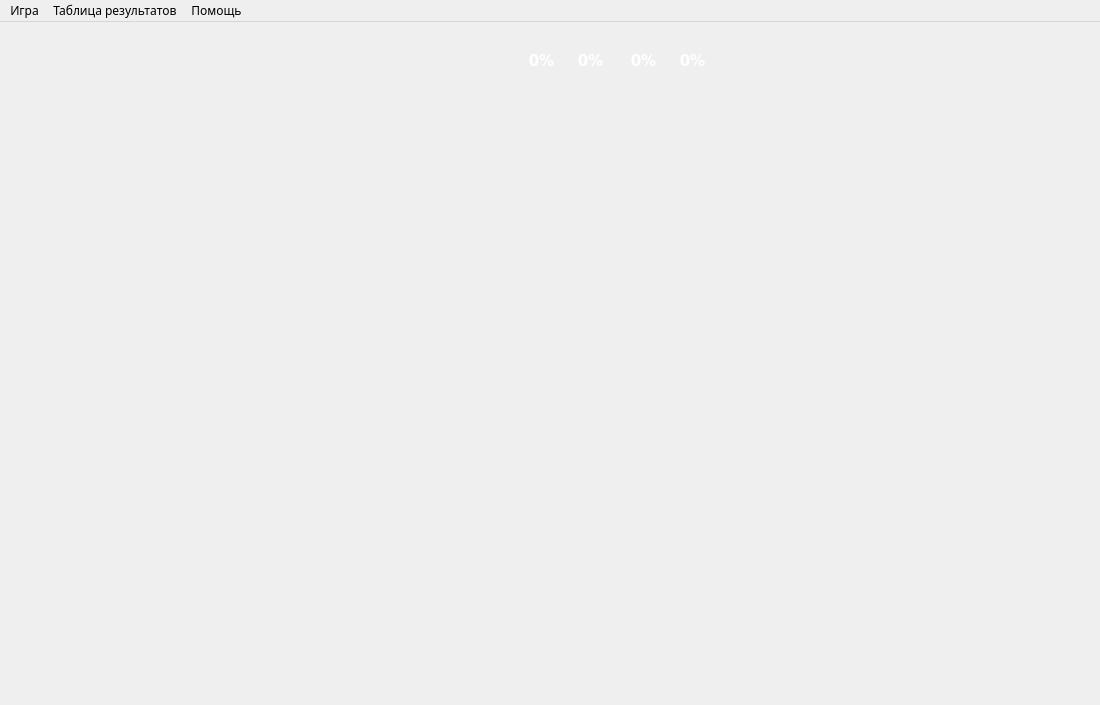
<?xml version="1.0" encoding="UTF-8"?>
<ui version="4.0">
 <class>MainWindow</class>
 <widget class="QMainWindow" name="MainWindow">
  <property name="geometry">
   <rect>
    <x>0</x>
    <y>0</y>
    <width>1100</width>
    <height>705</height>
   </rect>
  </property>
  <property name="font">
   <font>
    <family>PT Sans</family>
   </font>
  </property>
  <property name="windowTitle">
   <string>Кто хочет стать Миллионером?</string>
  </property>
  <widget class="QWidget" name="centralwidget">
   <widget class="QWidget" name="questionField" native="true">
    <property name="geometry">
     <rect>
      <x>0</x>
      <y>477</y>
      <width>1100</width>
      <height>201</height>
     </rect>
    </property>
    <widget class="QLabel" name="answer_B">
     <property name="geometry">
      <rect>
       <x>606</x>
       <y>100</y>
       <width>288</width>
       <height>40</height>
      </rect>
     </property>
     <property name="palette">
      <palette>
       <active>
        <colorrole role="WindowText">
         <brush brushstyle="SolidPattern">
          <color alpha="255">
           <red>255</red>
           <green>255</green>
           <blue>255</blue>
          </color>
         </brush>
        </colorrole>
       </active>
       <inactive>
        <colorrole role="WindowText">
         <brush brushstyle="SolidPattern">
          <color alpha="255">
           <red>255</red>
           <green>255</green>
           <blue>255</blue>
          </color>
         </brush>
        </colorrole>
       </inactive>
       <disabled>
        <colorrole role="WindowText">
         <brush brushstyle="SolidPattern">
          <color alpha="255">
           <red>120</red>
           <green>120</green>
           <blue>120</blue>
          </color>
         </brush>
        </colorrole>
       </disabled>
      </palette>
     </property>
     <property name="font">
      <font>
       <family>PT Sans</family>
       <pointsize>12</pointsize>
       <weight>50</weight>
       <bold>false</bold>
      </font>
     </property>
     <property name="cursor">
      <cursorShape>PointingHandCursor</cursorShape>
     </property>
     <property name="text">
      <string/>
     </property>
     <property name="alignment">
      <set>Qt::AlignLeading|Qt::AlignLeft|Qt::AlignVCenter</set>
     </property>
     <property name="wordWrap">
      <bool>true</bool>
     </property>
    </widget>
    <widget class="QLabel" name="answer_D">
     <property name="geometry">
      <rect>
       <x>606</x>
       <y>151</y>
       <width>288</width>
       <height>40</height>
      </rect>
     </property>
     <property name="palette">
      <palette>
       <active>
        <colorrole role="WindowText">
         <brush brushstyle="SolidPattern">
          <color alpha="255">
           <red>255</red>
           <green>255</green>
           <blue>255</blue>
          </color>
         </brush>
        </colorrole>
       </active>
       <inactive>
        <colorrole role="WindowText">
         <brush brushstyle="SolidPattern">
          <color alpha="255">
           <red>255</red>
           <green>255</green>
           <blue>255</blue>
          </color>
         </brush>
        </colorrole>
       </inactive>
       <disabled>
        <colorrole role="WindowText">
         <brush brushstyle="SolidPattern">
          <color alpha="255">
           <red>120</red>
           <green>120</green>
           <blue>120</blue>
          </color>
         </brush>
        </colorrole>
       </disabled>
      </palette>
     </property>
     <property name="font">
      <font>
       <family>PT Sans</family>
       <pointsize>12</pointsize>
       <weight>50</weight>
       <bold>false</bold>
      </font>
     </property>
     <property name="cursor">
      <cursorShape>PointingHandCursor</cursorShape>
     </property>
     <property name="text">
      <string/>
     </property>
     <property name="alignment">
      <set>Qt::AlignLeading|Qt::AlignLeft|Qt::AlignVCenter</set>
     </property>
     <property name="wordWrap">
      <bool>true</bool>
     </property>
    </widget>
    <widget class="QLabel" name="question">
     <property name="geometry">
      <rect>
       <x>194</x>
       <y>7</y>
       <width>720</width>
       <height>80</height>
      </rect>
     </property>
     <property name="palette">
      <palette>
       <active>
        <colorrole role="WindowText">
         <brush brushstyle="SolidPattern">
          <color alpha="255">
           <red>255</red>
           <green>255</green>
           <blue>255</blue>
          </color>
         </brush>
        </colorrole>
       </active>
       <inactive>
        <colorrole role="WindowText">
         <brush brushstyle="SolidPattern">
          <color alpha="255">
           <red>255</red>
           <green>255</green>
           <blue>255</blue>
          </color>
         </brush>
        </colorrole>
       </inactive>
       <disabled>
        <colorrole role="WindowText">
         <brush brushstyle="SolidPattern">
          <color alpha="255">
           <red>120</red>
           <green>120</green>
           <blue>120</blue>
          </color>
         </brush>
        </colorrole>
       </disabled>
      </palette>
     </property>
     <property name="font">
      <font>
       <family>PT Sans</family>
       <pointsize>13</pointsize>
       <weight>50</weight>
       <bold>false</bold>
      </font>
     </property>
     <property name="text">
      <string/>
     </property>
     <property name="alignment">
      <set>Qt::AlignCenter</set>
     </property>
     <property name="wordWrap">
      <bool>true</bool>
     </property>
    </widget>
    <widget class="QLabel" name="answer_A">
     <property name="geometry">
      <rect>
       <x>237</x>
       <y>100</y>
       <width>288</width>
       <height>40</height>
      </rect>
     </property>
     <property name="palette">
      <palette>
       <active>
        <colorrole role="WindowText">
         <brush brushstyle="SolidPattern">
          <color alpha="255">
           <red>255</red>
           <green>255</green>
           <blue>255</blue>
          </color>
         </brush>
        </colorrole>
       </active>
       <inactive>
        <colorrole role="WindowText">
         <brush brushstyle="SolidPattern">
          <color alpha="255">
           <red>255</red>
           <green>255</green>
           <blue>255</blue>
          </color>
         </brush>
        </colorrole>
       </inactive>
       <disabled>
        <colorrole role="WindowText">
         <brush brushstyle="SolidPattern">
          <color alpha="255">
           <red>120</red>
           <green>120</green>
           <blue>120</blue>
          </color>
         </brush>
        </colorrole>
       </disabled>
      </palette>
     </property>
     <property name="font">
      <font>
       <family>PT Sans</family>
       <pointsize>12</pointsize>
       <weight>50</weight>
       <bold>false</bold>
      </font>
     </property>
     <property name="cursor">
      <cursorShape>PointingHandCursor</cursorShape>
     </property>
     <property name="text">
      <string/>
     </property>
     <property name="alignment">
      <set>Qt::AlignLeading|Qt::AlignLeft|Qt::AlignVCenter</set>
     </property>
     <property name="wordWrap">
      <bool>true</bool>
     </property>
    </widget>
    <widget class="QLabel" name="current_state_q">
     <property name="geometry">
      <rect>
       <x>-20</x>
       <y>-28</y>
       <width>1142</width>
       <height>226</height>
      </rect>
     </property>
     <property name="text">
      <string/>
     </property>
     <property name="scaledContents">
      <bool>true</bool>
     </property>
    </widget>
    <widget class="QLabel" name="layout_q">
     <property name="geometry">
      <rect>
       <x>-20</x>
       <y>-28</y>
       <width>1142</width>
       <height>226</height>
      </rect>
     </property>
     <property name="text">
      <string/>
     </property>
     <property name="pixmap">
      <pixmap>../../images/question field/layout.png</pixmap>
     </property>
     <property name="scaledContents">
      <bool>true</bool>
     </property>
    </widget>
    <widget class="QLabel" name="answer_C">
     <property name="geometry">
      <rect>
       <x>237</x>
       <y>151</y>
       <width>288</width>
       <height>40</height>
      </rect>
     </property>
     <property name="palette">
      <palette>
       <active>
        <colorrole role="WindowText">
         <brush brushstyle="SolidPattern">
          <color alpha="255">
           <red>255</red>
           <green>255</green>
           <blue>255</blue>
          </color>
         </brush>
        </colorrole>
       </active>
       <inactive>
        <colorrole role="WindowText">
         <brush brushstyle="SolidPattern">
          <color alpha="255">
           <red>255</red>
           <green>255</green>
           <blue>255</blue>
          </color>
         </brush>
        </colorrole>
       </inactive>
       <disabled>
        <colorrole role="WindowText">
         <brush brushstyle="SolidPattern">
          <color alpha="255">
           <red>120</red>
           <green>120</green>
           <blue>120</blue>
          </color>
         </brush>
        </colorrole>
       </disabled>
      </palette>
     </property>
     <property name="font">
      <font>
       <family>PT Sans</family>
       <pointsize>12</pointsize>
       <weight>50</weight>
       <bold>false</bold>
      </font>
     </property>
     <property name="cursor">
      <cursorShape>PointingHandCursor</cursorShape>
     </property>
     <property name="text">
      <string/>
     </property>
     <property name="alignment">
      <set>Qt::AlignLeading|Qt::AlignLeft|Qt::AlignVCenter</set>
     </property>
     <property name="wordWrap">
      <bool>true</bool>
     </property>
    </widget>
    <widget class="QLabel" name="current_state_q_2">
     <property name="geometry">
      <rect>
       <x>-20</x>
       <y>-28</y>
       <width>1142</width>
       <height>226</height>
      </rect>
     </property>
     <property name="text">
      <string/>
     </property>
     <property name="scaledContents">
      <bool>true</bool>
     </property>
    </widget>
    <widget class="QLabel" name="current_state_q_3">
     <property name="geometry">
      <rect>
       <x>-20</x>
       <y>-28</y>
       <width>1142</width>
       <height>226</height>
      </rect>
     </property>
     <property name="text">
      <string/>
     </property>
     <property name="scaledContents">
      <bool>true</bool>
     </property>
    </widget>
    <widget class="QLabel" name="amount_q">
     <property name="geometry">
      <rect>
       <x>127</x>
       <y>62</y>
       <width>850</width>
       <height>81</height>
      </rect>
     </property>
     <property name="palette">
      <palette>
       <active>
        <colorrole role="WindowText">
         <brush brushstyle="SolidPattern">
          <color alpha="255">
           <red>255</red>
           <green>255</green>
           <blue>255</blue>
          </color>
         </brush>
        </colorrole>
        <colorrole role="Button">
         <brush brushstyle="SolidPattern">
          <color alpha="255">
           <red>255</red>
           <green>255</green>
           <blue>255</blue>
          </color>
         </brush>
        </colorrole>
        <colorrole role="Light">
         <brush brushstyle="SolidPattern">
          <color alpha="255">
           <red>255</red>
           <green>255</green>
           <blue>255</blue>
          </color>
         </brush>
        </colorrole>
        <colorrole role="Midlight">
         <brush brushstyle="SolidPattern">
          <color alpha="255">
           <red>255</red>
           <green>255</green>
           <blue>255</blue>
          </color>
         </brush>
        </colorrole>
        <colorrole role="Dark">
         <brush brushstyle="SolidPattern">
          <color alpha="255">
           <red>127</red>
           <green>127</green>
           <blue>127</blue>
          </color>
         </brush>
        </colorrole>
        <colorrole role="Mid">
         <brush brushstyle="SolidPattern">
          <color alpha="255">
           <red>170</red>
           <green>170</green>
           <blue>170</blue>
          </color>
         </brush>
        </colorrole>
        <colorrole role="Text">
         <brush brushstyle="SolidPattern">
          <color alpha="255">
           <red>255</red>
           <green>255</green>
           <blue>255</blue>
          </color>
         </brush>
        </colorrole>
        <colorrole role="BrightText">
         <brush brushstyle="SolidPattern">
          <color alpha="255">
           <red>255</red>
           <green>255</green>
           <blue>255</blue>
          </color>
         </brush>
        </colorrole>
        <colorrole role="ButtonText">
         <brush brushstyle="SolidPattern">
          <color alpha="255">
           <red>0</red>
           <green>0</green>
           <blue>0</blue>
          </color>
         </brush>
        </colorrole>
        <colorrole role="Base">
         <brush brushstyle="SolidPattern">
          <color alpha="255">
           <red>255</red>
           <green>255</green>
           <blue>255</blue>
          </color>
         </brush>
        </colorrole>
        <colorrole role="Window">
         <brush brushstyle="SolidPattern">
          <color alpha="255">
           <red>255</red>
           <green>255</green>
           <blue>255</blue>
          </color>
         </brush>
        </colorrole>
        <colorrole role="Shadow">
         <brush brushstyle="SolidPattern">
          <color alpha="255">
           <red>0</red>
           <green>0</green>
           <blue>0</blue>
          </color>
         </brush>
        </colorrole>
        <colorrole role="AlternateBase">
         <brush brushstyle="SolidPattern">
          <color alpha="255">
           <red>255</red>
           <green>255</green>
           <blue>255</blue>
          </color>
         </brush>
        </colorrole>
        <colorrole role="ToolTipBase">
         <brush brushstyle="SolidPattern">
          <color alpha="255">
           <red>255</red>
           <green>255</green>
           <blue>220</blue>
          </color>
         </brush>
        </colorrole>
        <colorrole role="ToolTipText">
         <brush brushstyle="SolidPattern">
          <color alpha="255">
           <red>0</red>
           <green>0</green>
           <blue>0</blue>
          </color>
         </brush>
        </colorrole>
        <colorrole role="PlaceholderText">
         <brush brushstyle="NoBrush">
          <color alpha="128">
           <red>255</red>
           <green>255</green>
           <blue>255</blue>
          </color>
         </brush>
        </colorrole>
       </active>
       <inactive>
        <colorrole role="WindowText">
         <brush brushstyle="SolidPattern">
          <color alpha="255">
           <red>255</red>
           <green>255</green>
           <blue>255</blue>
          </color>
         </brush>
        </colorrole>
        <colorrole role="Button">
         <brush brushstyle="SolidPattern">
          <color alpha="255">
           <red>255</red>
           <green>255</green>
           <blue>255</blue>
          </color>
         </brush>
        </colorrole>
        <colorrole role="Light">
         <brush brushstyle="SolidPattern">
          <color alpha="255">
           <red>255</red>
           <green>255</green>
           <blue>255</blue>
          </color>
         </brush>
        </colorrole>
        <colorrole role="Midlight">
         <brush brushstyle="SolidPattern">
          <color alpha="255">
           <red>255</red>
           <green>255</green>
           <blue>255</blue>
          </color>
         </brush>
        </colorrole>
        <colorrole role="Dark">
         <brush brushstyle="SolidPattern">
          <color alpha="255">
           <red>127</red>
           <green>127</green>
           <blue>127</blue>
          </color>
         </brush>
        </colorrole>
        <colorrole role="Mid">
         <brush brushstyle="SolidPattern">
          <color alpha="255">
           <red>170</red>
           <green>170</green>
           <blue>170</blue>
          </color>
         </brush>
        </colorrole>
        <colorrole role="Text">
         <brush brushstyle="SolidPattern">
          <color alpha="255">
           <red>255</red>
           <green>255</green>
           <blue>255</blue>
          </color>
         </brush>
        </colorrole>
        <colorrole role="BrightText">
         <brush brushstyle="SolidPattern">
          <color alpha="255">
           <red>255</red>
           <green>255</green>
           <blue>255</blue>
          </color>
         </brush>
        </colorrole>
        <colorrole role="ButtonText">
         <brush brushstyle="SolidPattern">
          <color alpha="255">
           <red>0</red>
           <green>0</green>
           <blue>0</blue>
          </color>
         </brush>
        </colorrole>
        <colorrole role="Base">
         <brush brushstyle="SolidPattern">
          <color alpha="255">
           <red>255</red>
           <green>255</green>
           <blue>255</blue>
          </color>
         </brush>
        </colorrole>
        <colorrole role="Window">
         <brush brushstyle="SolidPattern">
          <color alpha="255">
           <red>255</red>
           <green>255</green>
           <blue>255</blue>
          </color>
         </brush>
        </colorrole>
        <colorrole role="Shadow">
         <brush brushstyle="SolidPattern">
          <color alpha="255">
           <red>0</red>
           <green>0</green>
           <blue>0</blue>
          </color>
         </brush>
        </colorrole>
        <colorrole role="AlternateBase">
         <brush brushstyle="SolidPattern">
          <color alpha="255">
           <red>255</red>
           <green>255</green>
           <blue>255</blue>
          </color>
         </brush>
        </colorrole>
        <colorrole role="ToolTipBase">
         <brush brushstyle="SolidPattern">
          <color alpha="255">
           <red>255</red>
           <green>255</green>
           <blue>220</blue>
          </color>
         </brush>
        </colorrole>
        <colorrole role="ToolTipText">
         <brush brushstyle="SolidPattern">
          <color alpha="255">
           <red>0</red>
           <green>0</green>
           <blue>0</blue>
          </color>
         </brush>
        </colorrole>
        <colorrole role="PlaceholderText">
         <brush brushstyle="NoBrush">
          <color alpha="128">
           <red>255</red>
           <green>255</green>
           <blue>255</blue>
          </color>
         </brush>
        </colorrole>
       </inactive>
       <disabled>
        <colorrole role="WindowText">
         <brush brushstyle="SolidPattern">
          <color alpha="255">
           <red>127</red>
           <green>127</green>
           <blue>127</blue>
          </color>
         </brush>
        </colorrole>
        <colorrole role="Button">
         <brush brushstyle="SolidPattern">
          <color alpha="255">
           <red>255</red>
           <green>255</green>
           <blue>255</blue>
          </color>
         </brush>
        </colorrole>
        <colorrole role="Light">
         <brush brushstyle="SolidPattern">
          <color alpha="255">
           <red>255</red>
           <green>255</green>
           <blue>255</blue>
          </color>
         </brush>
        </colorrole>
        <colorrole role="Midlight">
         <brush brushstyle="SolidPattern">
          <color alpha="255">
           <red>255</red>
           <green>255</green>
           <blue>255</blue>
          </color>
         </brush>
        </colorrole>
        <colorrole role="Dark">
         <brush brushstyle="SolidPattern">
          <color alpha="255">
           <red>127</red>
           <green>127</green>
           <blue>127</blue>
          </color>
         </brush>
        </colorrole>
        <colorrole role="Mid">
         <brush brushstyle="SolidPattern">
          <color alpha="255">
           <red>170</red>
           <green>170</green>
           <blue>170</blue>
          </color>
         </brush>
        </colorrole>
        <colorrole role="Text">
         <brush brushstyle="SolidPattern">
          <color alpha="255">
           <red>127</red>
           <green>127</green>
           <blue>127</blue>
          </color>
         </brush>
        </colorrole>
        <colorrole role="BrightText">
         <brush brushstyle="SolidPattern">
          <color alpha="255">
           <red>255</red>
           <green>255</green>
           <blue>255</blue>
          </color>
         </brush>
        </colorrole>
        <colorrole role="ButtonText">
         <brush brushstyle="SolidPattern">
          <color alpha="255">
           <red>127</red>
           <green>127</green>
           <blue>127</blue>
          </color>
         </brush>
        </colorrole>
        <colorrole role="Base">
         <brush brushstyle="SolidPattern">
          <color alpha="255">
           <red>255</red>
           <green>255</green>
           <blue>255</blue>
          </color>
         </brush>
        </colorrole>
        <colorrole role="Window">
         <brush brushstyle="SolidPattern">
          <color alpha="255">
           <red>255</red>
           <green>255</green>
           <blue>255</blue>
          </color>
         </brush>
        </colorrole>
        <colorrole role="Shadow">
         <brush brushstyle="SolidPattern">
          <color alpha="255">
           <red>0</red>
           <green>0</green>
           <blue>0</blue>
          </color>
         </brush>
        </colorrole>
        <colorrole role="AlternateBase">
         <brush brushstyle="SolidPattern">
          <color alpha="255">
           <red>255</red>
           <green>255</green>
           <blue>255</blue>
          </color>
         </brush>
        </colorrole>
        <colorrole role="ToolTipBase">
         <brush brushstyle="SolidPattern">
          <color alpha="255">
           <red>255</red>
           <green>255</green>
           <blue>220</blue>
          </color>
         </brush>
        </colorrole>
        <colorrole role="ToolTipText">
         <brush brushstyle="SolidPattern">
          <color alpha="255">
           <red>0</red>
           <green>0</green>
           <blue>0</blue>
          </color>
         </brush>
        </colorrole>
        <colorrole role="PlaceholderText">
         <brush brushstyle="NoBrush">
          <color alpha="128">
           <red>255</red>
           <green>255</green>
           <blue>255</blue>
          </color>
         </brush>
        </colorrole>
       </disabled>
      </palette>
     </property>
     <property name="font">
      <font>
       <family>PT Sans</family>
       <pointsize>33</pointsize>
       <weight>50</weight>
       <bold>false</bold>
       <underline>false</underline>
       <kerning>true</kerning>
      </font>
     </property>
     <property name="text">
      <string/>
     </property>
     <property name="alignment">
      <set>Qt::AlignCenter</set>
     </property>
    </widget>
    <widget class="QLabel" name="double_dip">
     <property name="geometry">
      <rect>
       <x>519</x>
       <y>126</y>
       <width>66</width>
       <height>40</height>
      </rect>
     </property>
     <property name="text">
      <string/>
     </property>
     <property name="pixmap">
      <pixmap>../images/double-dip.png</pixmap>
     </property>
     <property name="scaledContents">
      <bool>true</bool>
     </property>
    </widget>
    <zorder>layout_q</zorder>
    <zorder>amount_q</zorder>
    <zorder>current_state_q</zorder>
    <zorder>current_state_q_2</zorder>
    <zorder>current_state_q_3</zorder>
    <zorder>question</zorder>
    <zorder>answer_A</zorder>
    <zorder>answer_B</zorder>
    <zorder>answer_C</zorder>
    <zorder>answer_D</zorder>
    <zorder>double_dip</zorder>
   </widget>
   <widget class="QWidget" name="layoutWidget">
    <property name="geometry">
     <rect>
      <x>0</x>
      <y>0</y>
      <width>1101</width>
      <height>491</height>
     </rect>
    </property>
    <layout class="QHBoxLayout" name="horizontalLayout" stretch="101,50">
     <item>
      <spacer name="horizontalSpacer">
       <property name="orientation">
        <enum>Qt::Horizontal</enum>
       </property>
       <property name="sizeHint" stdset="0">
        <size>
         <width>40</width>
         <height>20</height>
        </size>
       </property>
      </spacer>
     </item>
     <item>
      <widget class="QWidget" name="moneyTree" native="true">
       <widget class="QLabel" name="layout_t">
        <property name="geometry">
         <rect>
          <x>0</x>
          <y>0</y>
          <width>411</width>
          <height>480</height>
         </rect>
        </property>
        <property name="text">
         <string/>
        </property>
        <property name="pixmap">
         <pixmap>../../images/money tree/layout.png</pixmap>
        </property>
        <property name="scaledContents">
         <bool>true</bool>
        </property>
       </widget>
       <widget class="QLabel" name="current_state_t">
        <property name="geometry">
         <rect>
          <x>0</x>
          <y>0</y>
          <width>411</width>
          <height>480</height>
         </rect>
        </property>
        <property name="text">
         <string/>
        </property>
        <property name="scaledContents">
         <bool>true</bool>
        </property>
       </widget>
       <widget class="QLabel" name="lost_change">
        <property name="geometry">
         <rect>
          <x>0</x>
          <y>0</y>
          <width>411</width>
          <height>480</height>
         </rect>
        </property>
        <property name="text">
         <string/>
        </property>
        <property name="pixmap">
         <pixmap>../images/money tree/lost_change.png</pixmap>
        </property>
        <property name="scaledContents">
         <bool>true</bool>
        </property>
       </widget>
       <widget class="QLabel" name="lost_5050">
        <property name="geometry">
         <rect>
          <x>0</x>
          <y>0</y>
          <width>411</width>
          <height>480</height>
         </rect>
        </property>
        <property name="text">
         <string/>
        </property>
        <property name="pixmap">
         <pixmap>../images/money tree/lost_5050.png</pixmap>
        </property>
        <property name="scaledContents">
         <bool>true</bool>
        </property>
       </widget>
       <widget class="QLabel" name="lost_x2">
        <property name="geometry">
         <rect>
          <x>0</x>
          <y>0</y>
          <width>411</width>
          <height>480</height>
         </rect>
        </property>
        <property name="text">
         <string/>
        </property>
        <property name="pixmap">
         <pixmap>../images/money tree/lost_x2.png</pixmap>
        </property>
        <property name="scaledContents">
         <bool>true</bool>
        </property>
       </widget>
      </widget>
     </item>
    </layout>
   </widget>
   <widget class="QLabel" name="background">
    <property name="geometry">
     <rect>
      <x>0</x>
      <y>0</y>
      <width>1100</width>
      <height>680</height>
     </rect>
    </property>
    <property name="text">
     <string/>
    </property>
    <property name="pixmap">
     <pixmap>../../images/background7.jpg</pixmap>
    </property>
    <property name="scaledContents">
     <bool>true</bool>
    </property>
   </widget>
   <widget class="QLabel" name="timer_view">
    <property name="geometry">
     <rect>
      <x>215</x>
      <y>419</y>
      <width>678</width>
      <height>64</height>
     </rect>
    </property>
    <property name="text">
     <string/>
    </property>
    <property name="pixmap">
     <pixmap>../../images/timer/15.png</pixmap>
    </property>
    <property name="scaledContents">
     <bool>true</bool>
    </property>
    <property name="alignment">
     <set>Qt::AlignCenter</set>
    </property>
   </widget>
   <widget class="QLabel" name="timer_text">
    <property name="geometry">
     <rect>
      <x>509</x>
      <y>443</y>
      <width>89</width>
      <height>40</height>
     </rect>
    </property>
    <property name="palette">
     <palette>
      <active>
       <colorrole role="WindowText">
        <brush brushstyle="SolidPattern">
         <color alpha="255">
          <red>255</red>
          <green>255</green>
          <blue>255</blue>
         </color>
        </brush>
       </colorrole>
      </active>
      <inactive>
       <colorrole role="WindowText">
        <brush brushstyle="SolidPattern">
         <color alpha="255">
          <red>255</red>
          <green>255</green>
          <blue>255</blue>
         </color>
        </brush>
       </colorrole>
      </inactive>
      <disabled>
       <colorrole role="WindowText">
        <brush brushstyle="SolidPattern">
         <color alpha="255">
          <red>120</red>
          <green>120</green>
          <blue>120</blue>
         </color>
        </brush>
       </colorrole>
      </disabled>
     </palette>
    </property>
    <property name="font">
     <font>
      <family>ITC Conduit Cyrillic</family>
      <pointsize>27</pointsize>
      <weight>75</weight>
      <bold>true</bold>
     </font>
    </property>
    <property name="text">
     <string/>
    </property>
    <property name="alignment">
     <set>Qt::AlignCenter</set>
    </property>
   </widget>
   <widget class="QLabel" name="ata_layout">
    <property name="geometry">
     <rect>
      <x>503</x>
      <y>15</y>
      <width>226</width>
      <height>331</height>
     </rect>
    </property>
    <property name="text">
     <string/>
    </property>
    <property name="pixmap">
     <pixmap>../../images/ata.png</pixmap>
    </property>
    <property name="scaledContents">
     <bool>true</bool>
    </property>
   </widget>
   <widget class="QLabel" name="ata_a_prcnt">
    <property name="geometry">
     <rect>
      <x>517</x>
      <y>28</y>
      <width>49</width>
      <height>22</height>
     </rect>
    </property>
    <property name="font">
     <font>
      <family>Verdana</family>
      <pointsize>11</pointsize>
      <weight>75</weight>
      <bold>true</bold>
     </font>
    </property>
    <property name="styleSheet">
     <string notr="true">color: rgb(255, 255, 255);</string>
    </property>
    <property name="text">
     <string>0%</string>
    </property>
    <property name="alignment">
     <set>Qt::AlignCenter</set>
    </property>
   </widget>
   <widget class="QLabel" name="ata_b_prcnt">
    <property name="geometry">
     <rect>
      <x>566</x>
      <y>28</y>
      <width>49</width>
      <height>22</height>
     </rect>
    </property>
    <property name="font">
     <font>
      <family>Verdana</family>
      <pointsize>11</pointsize>
      <weight>75</weight>
      <bold>true</bold>
     </font>
    </property>
    <property name="styleSheet">
     <string notr="true">color: rgb(255, 255, 255);</string>
    </property>
    <property name="text">
     <string>0%</string>
    </property>
    <property name="alignment">
     <set>Qt::AlignCenter</set>
    </property>
   </widget>
   <widget class="QLabel" name="ata_c_prcnt">
    <property name="geometry">
     <rect>
      <x>619</x>
      <y>28</y>
      <width>49</width>
      <height>22</height>
     </rect>
    </property>
    <property name="font">
     <font>
      <family>Verdana</family>
      <pointsize>11</pointsize>
      <weight>75</weight>
      <bold>true</bold>
     </font>
    </property>
    <property name="styleSheet">
     <string notr="true">color: rgb(255, 255, 255);</string>
    </property>
    <property name="text">
     <string>0%</string>
    </property>
    <property name="alignment">
     <set>Qt::AlignCenter</set>
    </property>
   </widget>
   <widget class="QLabel" name="ata_d_prcnt">
    <property name="geometry">
     <rect>
      <x>668</x>
      <y>28</y>
      <width>49</width>
      <height>22</height>
     </rect>
    </property>
    <property name="font">
     <font>
      <family>Verdana</family>
      <pointsize>11</pointsize>
      <weight>75</weight>
      <bold>true</bold>
     </font>
    </property>
    <property name="styleSheet">
     <string notr="true">color: rgb(255, 255, 255);</string>
    </property>
    <property name="text">
     <string>0%</string>
    </property>
    <property name="alignment">
     <set>Qt::AlignCenter</set>
    </property>
   </widget>
   <widget class="QWidget" name="verticalLayoutWidget">
    <property name="geometry">
     <rect>
      <x>526</x>
      <y>49</y>
      <width>31</width>
      <height>182</height>
     </rect>
    </property>
    <layout class="QVBoxLayout" name="ata_a">
     <property name="spacing">
      <number>0</number>
     </property>
     <item>
      <spacer name="verticalSpacer">
       <property name="orientation">
        <enum>Qt::Vertical</enum>
       </property>
       <property name="sizeHint" stdset="0">
        <size>
         <width>20</width>
         <height>40</height>
        </size>
       </property>
      </spacer>
     </item>
     <item>
      <widget class="QLabel" name="ata_a_score">
       <property name="enabled">
        <bool>true</bool>
       </property>
       <property name="sizePolicy">
        <sizepolicy hsizetype="Fixed" vsizetype="Fixed">
         <horstretch>0</horstretch>
         <verstretch>0</verstretch>
        </sizepolicy>
       </property>
       <property name="maximumSize">
        <size>
         <width>29</width>
         <height>180</height>
        </size>
       </property>
       <property name="text">
        <string/>
       </property>
       <property name="pixmap">
        <pixmap>../../images/ata_score.png</pixmap>
       </property>
       <property name="scaledContents">
        <bool>true</bool>
       </property>
      </widget>
     </item>
    </layout>
   </widget>
   <widget class="QWidget" name="verticalLayoutWidget_2">
    <property name="geometry">
     <rect>
      <x>575</x>
      <y>49</y>
      <width>31</width>
      <height>182</height>
     </rect>
    </property>
    <layout class="QVBoxLayout" name="ata_b">
     <property name="spacing">
      <number>0</number>
     </property>
     <item>
      <spacer name="verticalSpacer_2">
       <property name="orientation">
        <enum>Qt::Vertical</enum>
       </property>
       <property name="sizeHint" stdset="0">
        <size>
         <width>20</width>
         <height>40</height>
        </size>
       </property>
      </spacer>
     </item>
     <item>
      <widget class="QLabel" name="ata_b_score">
       <property name="enabled">
        <bool>true</bool>
       </property>
       <property name="sizePolicy">
        <sizepolicy hsizetype="Fixed" vsizetype="Fixed">
         <horstretch>0</horstretch>
         <verstretch>0</verstretch>
        </sizepolicy>
       </property>
       <property name="maximumSize">
        <size>
         <width>29</width>
         <height>180</height>
        </size>
       </property>
       <property name="text">
        <string/>
       </property>
       <property name="pixmap">
        <pixmap>../../images/ata_score.png</pixmap>
       </property>
       <property name="scaledContents">
        <bool>true</bool>
       </property>
      </widget>
     </item>
    </layout>
   </widget>
   <widget class="QWidget" name="verticalLayoutWidget_3">
    <property name="geometry">
     <rect>
      <x>628</x>
      <y>49</y>
      <width>31</width>
      <height>182</height>
     </rect>
    </property>
    <layout class="QVBoxLayout" name="ata_c">
     <property name="spacing">
      <number>0</number>
     </property>
     <item>
      <spacer name="verticalSpacer_3">
       <property name="orientation">
        <enum>Qt::Vertical</enum>
       </property>
       <property name="sizeHint" stdset="0">
        <size>
         <width>20</width>
         <height>40</height>
        </size>
       </property>
      </spacer>
     </item>
     <item>
      <widget class="QLabel" name="ata_c_score">
       <property name="enabled">
        <bool>true</bool>
       </property>
       <property name="sizePolicy">
        <sizepolicy hsizetype="Fixed" vsizetype="Fixed">
         <horstretch>0</horstretch>
         <verstretch>0</verstretch>
        </sizepolicy>
       </property>
       <property name="maximumSize">
        <size>
         <width>29</width>
         <height>180</height>
        </size>
       </property>
       <property name="text">
        <string/>
       </property>
       <property name="pixmap">
        <pixmap>../../images/ata_score.png</pixmap>
       </property>
       <property name="scaledContents">
        <bool>true</bool>
       </property>
      </widget>
     </item>
    </layout>
   </widget>
   <widget class="QWidget" name="verticalLayoutWidget_4">
    <property name="geometry">
     <rect>
      <x>677</x>
      <y>49</y>
      <width>30</width>
      <height>182</height>
     </rect>
    </property>
    <layout class="QVBoxLayout" name="ata_d">
     <property name="spacing">
      <number>0</number>
     </property>
     <item>
      <spacer name="verticalSpacer_4">
       <property name="orientation">
        <enum>Qt::Vertical</enum>
       </property>
       <property name="sizeHint" stdset="0">
        <size>
         <width>20</width>
         <height>40</height>
        </size>
       </property>
      </spacer>
     </item>
     <item>
      <widget class="QLabel" name="ata_d_score">
       <property name="enabled">
        <bool>true</bool>
       </property>
       <property name="sizePolicy">
        <sizepolicy hsizetype="Fixed" vsizetype="Fixed">
         <horstretch>0</horstretch>
         <verstretch>0</verstretch>
        </sizepolicy>
       </property>
       <property name="maximumSize">
        <size>
         <width>29</width>
         <height>180</height>
        </size>
       </property>
       <property name="text">
        <string/>
       </property>
       <property name="pixmap">
        <pixmap>../../images/ata_score.png</pixmap>
       </property>
       <property name="scaledContents">
        <bool>true</bool>
       </property>
      </widget>
     </item>
    </layout>
   </widget>
   <zorder>background</zorder>
   <zorder>questionField</zorder>
   <zorder>layoutWidget</zorder>
   <zorder>timer_view</zorder>
   <zorder>timer_text</zorder>
   <zorder>ata_layout</zorder>
   <zorder>ata_a_prcnt</zorder>
   <zorder>ata_b_prcnt</zorder>
   <zorder>ata_c_prcnt</zorder>
   <zorder>ata_d_prcnt</zorder>
   <zorder>verticalLayoutWidget</zorder>
   <zorder>verticalLayoutWidget_2</zorder>
   <zorder>verticalLayoutWidget_3</zorder>
   <zorder>verticalLayoutWidget_4</zorder>
  </widget>
  <widget class="QMenuBar" name="menubar">
   <property name="geometry">
    <rect>
     <x>0</x>
     <y>0</y>
     <width>1100</width>
     <height>30</height>
    </rect>
   </property>
   <widget class="QMenu" name="game_menu">
    <property name="font">
     <font>
      <family>PT Sans</family>
     </font>
    </property>
    <property name="title">
     <string>Игра</string>
    </property>
    <addaction name="new_game"/>
    <addaction name="close_game"/>
    <addaction name="separator"/>
    <addaction name="sound_btn"/>
   </widget>
   <widget class="QMenu" name="table_menu">
    <property name="font">
     <font>
      <family>PT Sans</family>
     </font>
    </property>
    <property name="title">
     <string>Таблица результатов</string>
    </property>
    <widget class="QMenu" name="menu">
     <property name="title">
      <string>Очистить</string>
     </property>
     <addaction name="clear_one"/>
     <addaction name="clear_all"/>
    </widget>
    <addaction name="open_table"/>
    <addaction name="menu"/>
   </widget>
   <widget class="QMenu" name="help_menu">
    <property name="font">
     <font>
      <family>PT Sans</family>
     </font>
    </property>
    <property name="title">
     <string>Помощь</string>
    </property>
    <addaction name="about"/>
   </widget>
   <addaction name="game_menu"/>
   <addaction name="table_menu"/>
   <addaction name="help_menu"/>
  </widget>
  <action name="new_game">
   <property name="text">
    <string>Начать новую игру</string>
   </property>
   <property name="font">
    <font>
     <family>PT Sans</family>
    </font>
   </property>
  </action>
  <action name="close_game">
   <property name="text">
    <string>Завершить игру</string>
   </property>
   <property name="font">
    <font>
     <family>PT Sans</family>
    </font>
   </property>
  </action>
  <action name="open_table">
   <property name="text">
    <string>Открыть</string>
   </property>
   <property name="font">
    <font>
     <family>PT Sans</family>
    </font>
   </property>
  </action>
  <action name="about">
   <property name="text">
    <string>О программе</string>
   </property>
   <property name="font">
    <font>
     <family>PT Sans</family>
    </font>
   </property>
  </action>
  <action name="action">
   <property name="text">
    <string>Удалить один результат</string>
   </property>
   <property name="font">
    <font>
     <family>PT Sans</family>
    </font>
   </property>
  </action>
  <action name="clear_one">
   <property name="text">
    <string>Удалить один результат</string>
   </property>
   <property name="font">
    <font>
     <family>PT Sans</family>
    </font>
   </property>
  </action>
  <action name="clear_all">
   <property name="text">
    <string>Удалить всё</string>
   </property>
   <property name="font">
    <font>
     <family>PT Sans</family>
    </font>
   </property>
  </action>
  <action name="sound_btn">
   <property name="checkable">
    <bool>true</bool>
   </property>
   <property name="checked">
    <bool>true</bool>
   </property>
   <property name="text">
    <string>Звук</string>
   </property>
  </action>
 </widget>
 <resources/>
 <connections/>
</ui>
